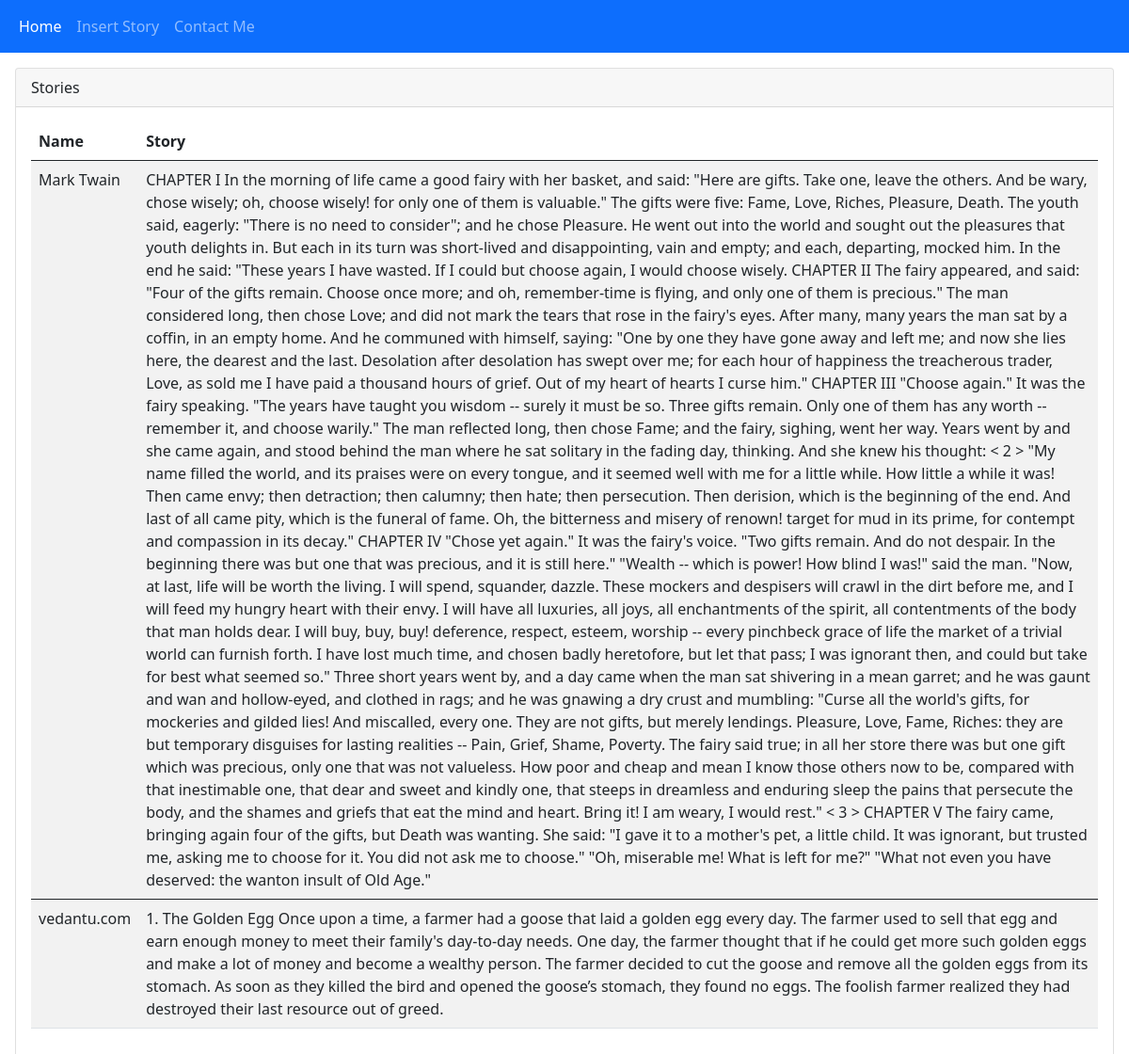
The page / on the database its author committed.
### app.py (models this page shows, shortened)
class Story(db.Model):
    id = db.Column(db.Integer, primary_key=True)
    name = db.Column(db.String(50), nullable = False)
    story = db.Column(db.String(10000), nullable = False)

### app.py (the view)
@app.route('/')
def index():
    data = Story.query.all()
    return render_template("index.html", context=data)

### templates/index.html (shortened to what this page needs)
{% extends "base.html" %}
{% block body %}
<div class="card my-3 mx-3">
    <div class="card-header">
        Stories
    </div>
    <div class="card-body">
        {% if context|length > 0 %}
        <table class="table table-striped table-hover">
            <thead>
                <tr>
                    <th>Name</th>
                    <th>Story</th>
                </tr>
            </thead>
            {% for line in context %}
                <tbody>
                    <tr>
                        <td>{{line.name}}</td>
                        <td>{{line.story}}</td>
                    </tr>
                </tbody>
            {% endfor %}
        </table>
        {% else %}
        <p>No Story To Show</p>
        {% endif %}
    </div>
</div>
{% endblock %}

### templates/base.html (shortened to what this page needs)
<!DOCTYPE html>
<html lang="en">
<head>
    <link href="{{ url_for('static', filename='css/main.css')}}" rel="stylesheet">
    <link href="https://cdn.jsdelivr.net/npm/bootstrap@5.0.2/dist/css/bootstrap.min.css" rel="stylesheet"
>
    <nav class="navbar navbar-expand-lg navbar-dark bg-primary">
        <div class="container-fluid">
            <ul class="navbar-nav me-auto mb-2 mb-lg-0">
                <li class="nav-item">
                    <a class="nav-link active" aria-current="page" href="{{url_for('index') }}">Home</a>
                </li>
                <li class="nav-item">
                    <a class="nav-link" href="{{url_for('insert_form') }}">Insert Story</a>
                </li>
                <li class="nav-item">
                    <a class="nav-link" href="{{url_for('contact_me') }}">Contact Me</a>
                </li>
            </ul>
        </div>
    </nav>
</head>
<body>
    {% block body %}{% endblock %}
</body>
</html>

### rows shown on the page
Story: name "Mark Twain", story "CHAPTER I In the morning of life came a good fairy with her basket, and said: \"Here are gifts. Take one, leave the others. And be wary, chose wisely; oh, choose wisely! for only one of them is valuable.\" The gifts were five: Fame, Love, Riches, Pleasure, Death. The youth said, eagerly: \"There is no need to consider\"; and he chose Pleasure. He went out into the world and sought out the pleasures that youth delights in. But each in its turn was short-lived and disappointing, vain and empty; and each, departing, mocked him. In the end he said: \"These years I have wasted. If I could but choose again, I would choose wisely. CHAPTER II The fairy appeared, and said: \"Four of the gifts remain.…"
Story: name "vedantu.com", story "1. The Golden Egg Once upon a time, a farmer had a goose that laid a golden egg every day. The farmer used to sell that egg and earn enough money to meet their family's day-to-day needs. One day, the farmer thought that if he could get more such golden eggs and make a lot of money and become a wealthy person. The farmer decided to cut the goose and remove all the golden eggs from its stomach. As soon as they killed the bird and opened the goose’s stomach, they found no eggs. The foolish farmer realized they had destroyed their last resource out of greed."
